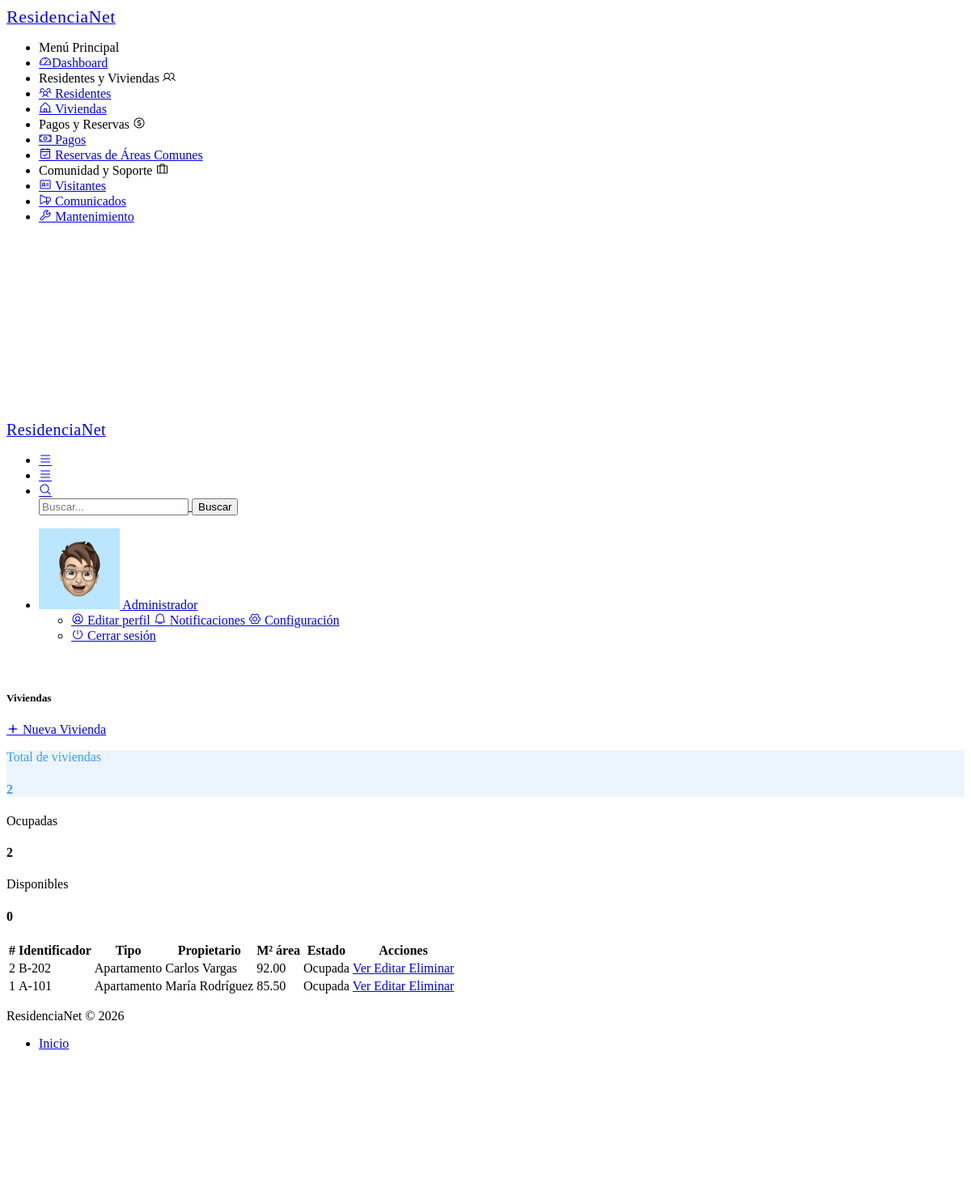
Screenshot of /vivienda/index (signed in) with the database file from the repository.
### tables this page shows
CREATE TABLE IF NOT EXISTS viviendas (
    id INT AUTO_INCREMENT PRIMARY KEY,
    identificador VARCHAR(50) NOT NULL,
    tipo ENUM('Apartamento', 'Casa', 'Local Comercial') NOT NULL,
    propietario VARCHAR(100),
    area DECIMAL(10,2) NOT NULL,
    num_habitantes INT DEFAULT 0,
    estado ENUM('Disponible', 'Ocupada', 'En mantenimiento') DEFAULT 'Disponible',
    observaciones TEXT,
    created_at TIMESTAMP DEFAULT CURRENT_TIMESTAMP
);

### app/controllers/ViviendaController.php (called while the page is built, shortened)
<?php
class ViviendaController extends Controller {
    private $viviendaModel;
    public function __construct() {
        $this->viviendaModel = $this->model('Vivienda');
    }
    public function index() {
        $viviendas = $this->viviendaModel->getAll();
        $stats = [
            'total' => count($viviendas),
            'ocupadas' => $this->viviendaModel->countByEstado('Ocupada'),
            'disponibles' => $this->viviendaModel->countByEstado('Disponible')
        ];
        $this->view('viviendas/index', ['viviendas' => $viviendas, 'stats' => $stats]);
    }
}

### app/core/app.php (called while the page is built, shortened)
<?php
class App {
    protected $method = 'index';
    public function __construct() {
        $url = $this->parseUrl();
        if (isset($url[0]) && file_exists('../app/controllers/' . ucfirst($url[0]) . 'Controller.php')) {
            unset($url[0]);
        }
        $this->controller = new $this->controller;
        if (isset($url[1])) {
            if (method_exists($this->controller, $url[1])) {
                $this->method = $url[1];
                unset($url[1]);
            }
        }
        $this->params = $url ? array_values($url) : [];
        call_user_func_array([$this->controller, $this->method], $this->params);
    }
    public function parseUrl() {
        if (isset($_GET['url'])) {
            return explode('/', filter_var(rtrim($_GET['url'], '/'), FILTER_SANITIZE_URL));
        }
        return [];
    }
}

### public/index.php (called while the page is built, shortened)
<?php
require_once '../app/core/app.php';
$app = new App();

### app/models/Vivienda.php (called while the page is built, shortened)
<?php
require_once '../app/config/database.php';
class Vivienda {
    private $db;
    public function __construct() {
        $this->db = Database::getInstance()->getConnection();
    }
    public function getAll() {
        $query = "SELECT * FROM viviendas ORDER BY id DESC";
        $result = $this->db->query($query);
        return $result->fetch_all(MYSQLI_ASSOC);
    }
}

### app/config/database.php (called while the page is built, shortened)
<?php
class Database {
    private static $instance = null;
    private $conn;
    private function __construct() {
        try {
            $this->conn = new mysqli(DB_HOST, DB_USER, DB_PASS, DB_NAME);
            $this->conn->set_charset("utf8");
        } catch (mysqli_sql_exception $e) {
            die("Error de conexión a la base de datos. Verifica que MySQL esté encendido y la base '" . DB_NAME . "' exista. Detalle: " . $e->getMessage());
        }
    }
    public static function getInstance() {
        if (!self::$instance) {
            self::$instance = new Database();
        }
        return self::$instance;
    }
    public function getConnection() {
        return $this->conn;
    }
}

### app/views/viviendas/index.php (the view, shortened to what this page needs)
<?php
include '../app/views/layouts/header.php';
include '../app/views/layouts/sidebar.php';
include '../app/views/layouts/topbar.php';
$badgeClass = [
    'Ocupada' => 'success',
    'Disponible' => 'warning',
    'En mantenimiento' => 'danger'
];
?>
<div class="pc-container">
    <div class="pc-content">
        <div class="row">
            <div class="col-12">
                <div class="card">
                    <div class="card-header d-flex justify-content-between align-items-center flex-wrap gap-2">
                        <h5 class="mb-0">Viviendas</h5>
                        <a href="<?= BASE_URL ?>/vivienda/create" class="btn btn-primary">
                            <i class="feather icon-plus"></i>
                            Nueva Vivienda
                        </a>
                    </div>
                    <div class="card-body">
                        <div class="row mb-4">
                            <div class="col-md-4">
                                <div class="card bg-light-primary mb-3">
                                    <div class="card-body">
                                        <p class="text-muted mb-1">Total de viviendas</p>
                                        <h4 class="mb-0"><?= $data['stats']['total'] ?></h4>
                                    </div>
                                </div>
                            </div>
                            <div class="col-md-4">
                                <div class="card bg-light-success mb-3">
                                    <div class="card-body">
                                        <p class="text-muted mb-1">Ocupadas</p>
                                        <h4 class="mb-0"><?= $data['stats']['ocupadas'] ?></h4>
                                    </div>
                                </div>
                            </div>
                            <div class="col-md-4">
                                <div class="card bg-light-warning mb-3">
                                    <div class="card-body">
                                        <p class="text-muted mb-1">Disponibles</p>
                                        <h4 class="mb-0"><?= $data['stats']['disponibles'] ?></h4>
                                    </div>
                                </div>
                            </div>
                        </div>
                        <div class="table-responsive">
                            <table class="table table-hover table-striped align-middle">
                                <thead>
                                    <tr>
                                        <th>#</th>
                                        <th>Identificador</th>
                                        <th>Tipo</th>
                                        <th>Propietario</th>
                                        <th>M² área</th>
                                        <th>Estado</th>
                                        <th>Acciones</th>
                                    </tr>
                                </thead>
                                <tbody>
                                <?php if (!empty($data['viviendas'])): ?>
                                    <?php foreach ($data['viviendas'] as $vivienda): ?>
                                    <tr>
                                        <td><?= htmlspecialchars($vivienda['id']) ?></td>
                                        <td><?= htmlspecialchars($vivienda['identificador']) ?></td>
                                        <td><?= htmlspecialchars($vivienda['tipo']) ?></td>
                                        <td><?= !empty($vivienda['propietario']) ? htmlspecialchars($vivienda['propietario']) : '—' ?></td>
                                        <td><?= htmlspecialchars($vivienda['area']) ?></td>
                                        <td>
                                            <span class="badge bg-<?= $badgeClass[$vivienda['estado']] ?? 'secondary' ?>">
                                                <?= htmlspecialchars($vivienda['estado']) ?>
                                            </span>
                                        </td>
                                        <td>
                                            <a href="<?= BASE_URL ?>/vivienda/show/<?= $vivienda['id'] ?>" class="btn btn-info btn-sm">
                                                Ver
                                            </a>
                                            <a href="<?= BASE_URL ?>/vivienda/edit/<?= $vivienda['id'] ?>" class="btn btn-warning btn-sm">
                                                Editar
                                            </a>
                                            <a href="<?= BASE_URL ?>/vivienda/delete/<?= $vivienda['id'] ?>" class="btn btn-danger btn-sm" onclick="return confirm('¿Eliminar esta vivienda?');">
                                                Eliminar
                                            </a>
                                        </td>
                                    </tr>
                                    <?php endforeach; ?>
                                <?php else: ?>
                                    <tr>
                                        <td colspan="7" class="text-center">Todavía no hay viviendas registradas.</td>
                                    </tr>
                                <?php endif; ?>
                                </tbody>
                            </table>
                        </div>
                    </div>
                </div>
            </div>
        </div>
    </div>
</div>
<?php
include '../app/views/layouts/footer.php';
include '../app/views/layouts/scripts.php';
?>

### rows the page displays
viviendas: id "2", identificador "B-202", tipo "Apartamento", propietario "Carlos Vargas", area "92.00", estado "Ocupada"
viviendas: id "1", identificador "A-101", tipo "Apartamento", propietario "María Rodríguez", area "85.50", estado "Ocupada"

### other values shown
$_SESSION['user_name'] "Administrador"
$data['stats']['total'] "2"
$data['stats']['ocupadas'] "2"
$data['stats']['disponibles'] "0"
